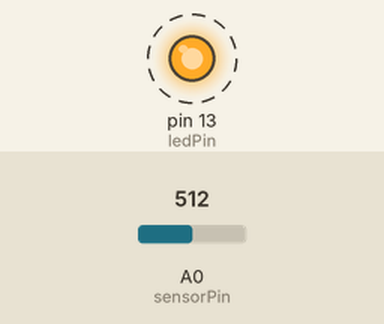
This sketch was run on a simulated Arduino Uno, built with avr-gcc and run on an emulated ATmega328P. Parts: output pins drawn as LEDs (lit = HIGH). Dashed ring = blinking. The test bench sets the inputs (shaded band); at power-on: A0 (sensorPin) = 512. What the sketch prints to the serial monitor is not drawn.

Above: at 0.1 s.
Timing chart, 0 to 3.0 s (numbered marks = the images above):
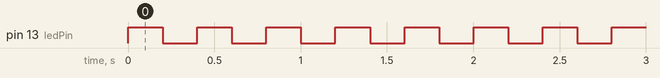

Measured:
- by itself, pin 13 (ledPin): alternates HIGH for 0.20 s and LOW for 0.20 s

The sketch:

PlantArduino.ino
```cpp
int sensorPin = A0;    // select the input pin for the potentiometer
int ledPin = 13;      // select the pin for the LED
int sensorValue = 0;  // variable to store the value coming from the sensor

void setup() {
  // declare the ledPin as an OUTPUT:
  pinMode(ledPin, OUTPUT);
  Serial.begin(19200);
}

void loop() {
  // read the value from the sensor:
  sensorValue = analogRead(sensorPin);

  Serial.print("SENSOR:");
  Serial.println(sensorValue);

  // turn the ledPin on
  digitalWrite(ledPin, HIGH);

  // wait a bit
  delay(200);

  // turn the ledPin off:
  digitalWrite(ledPin, LOW);

  // wait a bit
  delay(200);

}
```
